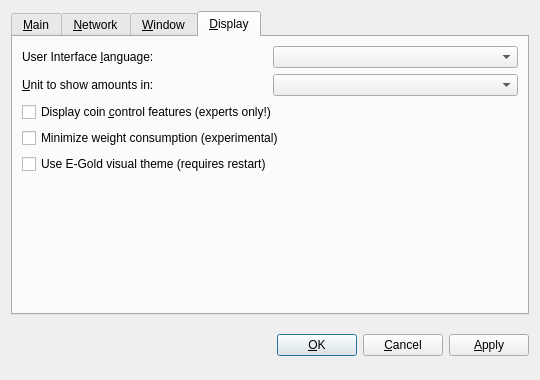
<?xml version="1.0" encoding="UTF-8"?>
<ui version="4.0">
 <class>OptionsDialog</class>
 <widget class="QDialog" name="OptionsDialog">
  <property name="geometry">
   <rect>
    <x>0</x>
    <y>0</y>
    <width>540</width>
    <height>380</height>
   </rect>
  </property>
  <property name="windowTitle">
   <string>Options</string>
  </property>
  <property name="modal">
   <bool>true</bool>
  </property>
  <layout class="QVBoxLayout" name="verticalLayout">
   <item>
    <widget class="QTabWidget" name="tabWidget">
     <property name="tabPosition">
      <enum>QTabWidget::North</enum>
     </property>
     <property name="currentIndex">
      <number>3</number>
     </property>
     <widget class="QWidget" name="tabMain">
      <attribute name="title">
       <string>&amp;Main</string>
      </attribute>
      <layout class="QVBoxLayout" name="verticalLayout_Main">
       <item>
        <widget class="QLabel" name="transactionFeeInfoLabel">
         <property name="text">
          <string>Optional transaction fee per kB that helps make sure your transactions are processed quickly. Most transactions are 1 kB. Fee 0.01 recommended.</string>
         </property>
         <property name="textFormat">
          <enum>Qt::PlainText</enum>
         </property>
         <property name="wordWrap">
          <bool>true</bool>
         </property>
        </widget>
       </item>
       <item>
        <layout class="QHBoxLayout" name="horizontalLayoutFee">
         <item>
          <widget class="QLabel" name="transactionFeeLabel">
           <property name="text">
            <string>Pay transaction &amp;fee</string>
           </property>
           <property name="textFormat">
            <enum>Qt::PlainText</enum>
           </property>
           <property name="buddy">
            <cstring>transactionFee</cstring>
           </property>
          </widget>
         </item>
         <item>
          <widget class="BitcoinAmountField" name="transactionFee"/>
         </item>
         <item>
          <spacer name="horizontalSpacerFee">
           <property name="orientation">
            <enum>Qt::Horizontal</enum>
           </property>
           <property name="sizeHint" stdset="0">
            <size>
             <width>40</width>
             <height>20</height>
            </size>
           </property>
          </spacer>
         </item>
        </layout>
       </item>
       <item>
        <widget class="QLabel" name="reserveBalanceInfoLabel">
         <property name="text">
          <string>Reserved amount does not participate in staking and is therefore spendable at any time.</string>
         </property>
         <property name="textFormat">
          <enum>Qt::PlainText</enum>
         </property>
         <property name="wordWrap">
          <bool>true</bool>
         </property>
        </widget>
       </item>
       <item>
        <layout class="QHBoxLayout" name="horizontalLayoutReserveBalance">
         <item>
          <widget class="QLabel" name="reserveBalanceLabel">
           <property name="text">
            <string>Reserve</string>
           </property>
           <property name="textFormat">
            <enum>Qt::PlainText</enum>
           </property>
           <property name="buddy">
            <cstring>reserveBalance</cstring>
           </property>
          </widget>
         </item>
         <item>
          <widget class="BitcoinAmountField" name="reserveBalance"/>
         </item>
         <item>
          <spacer name="horizontalSpacerReserveBalance">
           <property name="orientation">
            <enum>Qt::Horizontal</enum>
           </property>
           <property name="sizeHint" stdset="0">
            <size>
             <width>40</width>
             <height>20</height>
            </size>
           </property>
          </spacer>
         </item>
        </layout>
       </item>
       <item>
        <widget class="QCheckBox" name="bitcoinAtStartup">
         <property name="toolTip">
          <string>Automatically start E-Gold after logging in to the system.</string>
         </property>
         <property name="text">
          <string>&amp;Start E-Gold on system login</string>
         </property>
        </widget>
       </item>
       <item>
        <spacer name="verticalSpacer_Main">
         <property name="orientation">
          <enum>Qt::Vertical</enum>
         </property>
         <property name="sizeHint" stdset="0">
          <size>
           <width>20</width>
           <height>40</height>
          </size>
         </property>
        </spacer>
       </item>
      </layout>
     </widget>
     <widget class="QWidget" name="tabNetwork">
      <attribute name="title">
       <string>&amp;Network</string>
      </attribute>
      <layout class="QVBoxLayout" name="verticalLayout_Network">
       <item>
        <widget class="QCheckBox" name="mapPortUpnp">
         <property name="toolTip">
          <string>Automatically open the E-Gold client port on the router. This only works when your router supports UPnP and it is enabled.</string>
         </property>
         <property name="text">
          <string>Map port using &amp;UPnP</string>
         </property>
        </widget>
       </item>
       <item>
        <widget class="QCheckBox" name="connectSocks">
         <property name="toolTip">
          <string>Connect to the E-Gold network through a SOCKS5 proxy (e.g. when connecting through Tor).</string>
         </property>
         <property name="text">
          <string>&amp;Connect through SOCKS5 proxy:</string>
         </property>
        </widget>
       </item>
       <item>
        <layout class="QHBoxLayout" name="horizontalLayout_Network">
         <item>
          <widget class="QLabel" name="proxyIpLabel">
           <property name="text">
            <string>Proxy &amp;IP:</string>
           </property>
           <property name="textFormat">
            <enum>Qt::PlainText</enum>
           </property>
           <property name="buddy">
            <cstring>proxyIp</cstring>
           </property>
          </widget>
         </item>
         <item>
          <widget class="QValidatedLineEdit" name="proxyIp">
           <property name="maximumSize">
            <size>
             <width>140</width>
             <height>16777215</height>
            </size>
           </property>
           <property name="toolTip">
            <string>IP address of the proxy (e.g. 127.0.0.1)</string>
           </property>
          </widget>
         </item>
         <item>
          <widget class="QLabel" name="proxyPortLabel">
           <property name="text">
            <string>&amp;Port:</string>
           </property>
           <property name="textFormat">
            <enum>Qt::PlainText</enum>
           </property>
           <property name="buddy">
            <cstring>proxyPort</cstring>
           </property>
          </widget>
         </item>
         <item>
          <widget class="QLineEdit" name="proxyPort">
           <property name="maximumSize">
            <size>
             <width>55</width>
             <height>16777215</height>
            </size>
           </property>
           <property name="toolTip">
            <string>Port of the proxy (e.g. 9050)</string>
           </property>
          </widget>
         </item>
         <item>
          <spacer name="horizontalSpacer_Network">
           <property name="orientation">
            <enum>Qt::Horizontal</enum>
           </property>
           <property name="sizeHint" stdset="0">
            <size>
             <width>40</width>
             <height>20</height>
            </size>
           </property>
          </spacer>
         </item>
        </layout>
       </item>
       <item>
        <spacer name="verticalSpacer_Network">
         <property name="orientation">
          <enum>Qt::Vertical</enum>
         </property>
         <property name="sizeHint" stdset="0">
          <size>
           <width>20</width>
           <height>40</height>
          </size>
         </property>
        </spacer>
       </item>
      </layout>
     </widget>
     <widget class="QWidget" name="tabWindow">
      <attribute name="title">
       <string>&amp;Window</string>
      </attribute>
      <layout class="QVBoxLayout" name="verticalLayout_Window">
       <item>
        <widget class="QCheckBox" name="minimizeToTray">
         <property name="toolTip">
          <string>Show only a tray icon after minimizing the window.</string>
         </property>
         <property name="text">
          <string>&amp;Minimize to the tray instead of the taskbar</string>
         </property>
        </widget>
       </item>
       <item>
        <widget class="QCheckBox" name="minimizeOnClose">
         <property name="toolTip">
          <string>Minimize instead of exit the application when the window is closed. When this option is enabled, the application will be closed only after selecting Quit in the menu.</string>
         </property>
         <property name="text">
          <string>M&amp;inimize on close</string>
         </property>
        </widget>
       </item>
       <item>
        <spacer name="verticalSpacer_Window">
         <property name="orientation">
          <enum>Qt::Vertical</enum>
         </property>
         <property name="sizeHint" stdset="0">
          <size>
           <width>20</width>
           <height>40</height>
          </size>
         </property>
        </spacer>
       </item>
      </layout>
     </widget>
     <widget class="QWidget" name="tabDisplay">
      <attribute name="title">
       <string>&amp;Display</string>
      </attribute>
      <layout class="QVBoxLayout" name="verticalLayout_Display">
       <item>
        <layout class="QHBoxLayout" name="horizontalLayout_1_Display">
         <item>
          <widget class="QLabel" name="langLabel">
           <property name="text">
            <string>User Interface &amp;language:</string>
           </property>
           <property name="textFormat">
            <enum>Qt::PlainText</enum>
           </property>
           <property name="buddy">
            <cstring>lang</cstring>
           </property>
          </widget>
         </item>
         <item>
          <widget class="QValueComboBox" name="lang">
           <property name="toolTip">
            <string>The user interface language can be set here. This setting will take effect after restarting E-Gold.</string>
           </property>
          </widget>
         </item>
        </layout>
       </item>
       <item>
        <layout class="QHBoxLayout" name="horizontalLayout_2_Display">
         <item>
          <widget class="QLabel" name="unitLabel">
           <property name="text">
            <string>&amp;Unit to show amounts in:</string>
           </property>
           <property name="textFormat">
            <enum>Qt::PlainText</enum>
           </property>
           <property name="buddy">
            <cstring>unit</cstring>
           </property>
          </widget>
         </item>
         <item>
          <widget class="QValueComboBox" name="unit">
           <property name="toolTip">
            <string>Choose the default subdivision unit to show in the interface and when sending coins.</string>
           </property>
          </widget>
         </item>
        </layout>
       </item>
       <item>
        <widget class="QCheckBox" name="coinControlFeatures">
         <property name="toolTip">
          <string>Whether to show coin control features or not.</string>
         </property>
         <property name="text">
          <string>Display coin &amp;control features (experts only!)</string>
         </property>
        </widget>
       </item>
       <item>
        <widget class="QCheckBox" name="minimizeCoinAge">
         <property name="toolTip">
          <string>Whether to select the coin outputs randomly or with minimal coin age.</string>
         </property>
         <property name="text">
          <string>Minimize weight consumption (experimental)</string>
         </property>
        </widget>
       </item>
       <item>
        <widget class="QCheckBox" name="useBlackTheme">
         <property name="text">
          <string>Use E-Gold visual theme (requires restart)</string>
         </property>
        </widget>
       </item>
       <item>
        <spacer name="verticalSpacer_Display">
         <property name="orientation">
          <enum>Qt::Vertical</enum>
         </property>
         <property name="sizeHint" stdset="0">
          <size>
           <width>20</width>
           <height>40</height>
          </size>
         </property>
        </spacer>
       </item>
      </layout>
     </widget>
    </widget>
   </item>
   <item>
    <layout class="QHBoxLayout" name="horizontalLayout_Buttons">
     <item>
      <spacer name="horizontalSpacer_1">
       <property name="orientation">
        <enum>Qt::Horizontal</enum>
       </property>
       <property name="sizeHint" stdset="0">
        <size>
         <width>40</width>
         <height>48</height>
        </size>
       </property>
      </spacer>
     </item>
     <item>
      <widget class="QLabel" name="statusLabel">
       <property name="font">
        <font>
         <weight>75</weight>
         <bold>true</bold>
        </font>
       </property>
       <property name="text">
        <string/>
       </property>
       <property name="textFormat">
        <enum>Qt::PlainText</enum>
       </property>
       <property name="wordWrap">
        <bool>true</bool>
       </property>
      </widget>
     </item>
     <item>
      <spacer name="horizontalSpacer_2">
       <property name="orientation">
        <enum>Qt::Horizontal</enum>
       </property>
       <property name="sizeHint" stdset="0">
        <size>
         <width>40</width>
         <height>48</height>
        </size>
       </property>
      </spacer>
     </item>
     <item>
      <widget class="QPushButton" name="okButton">
       <property name="text">
        <string>&amp;OK</string>
       </property>
      </widget>
     </item>
     <item>
      <widget class="QPushButton" name="cancelButton">
       <property name="text">
        <string>&amp;Cancel</string>
       </property>
       <property name="autoDefault">
        <bool>false</bool>
       </property>
      </widget>
     </item>
     <item>
      <widget class="QPushButton" name="applyButton">
       <property name="text">
        <string>&amp;Apply</string>
       </property>
       <property name="autoDefault">
        <bool>false</bool>
       </property>
      </widget>
     </item>
    </layout>
   </item>
  </layout>
 </widget>
 <customwidgets>
  <customwidget>
   <class>QValidatedLineEdit</class>
   <extends>QLineEdit</extends>
   <header>qvalidatedlineedit.h</header>
  </customwidget>
  <customwidget>
   <class>BitcoinAmountField</class>
   <extends>QLineEdit</extends>
   <header>bitcoinamountfield.h</header>
   <container>1</container>
  </customwidget>
  <customwidget>
   <class>QValueComboBox</class>
   <extends>QComboBox</extends>
   <header>qvaluecombobox.h</header>
  </customwidget>
 </customwidgets>
 <resources/>
 <connections/>
</ui>
